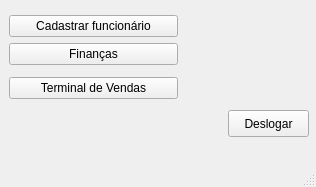
<?xml version="1.0" encoding="UTF-8"?>
<ui version="4.0">
 <class>Gerente</class>
 <widget class="QMainWindow" name="Gerente">
  <property name="geometry">
   <rect>
    <x>0</x>
    <y>0</y>
    <width>316</width>
    <height>187</height>
   </rect>
  </property>
  <property name="windowTitle">
   <string>MainWindow</string>
  </property>
  <widget class="QWidget" name="centralwidget">
   <widget class="QPushButton" name="logoutButton">
    <property name="geometry">
     <rect>
      <x>228</x>
      <y>110</y>
      <width>81</width>
      <height>27</height>
     </rect>
    </property>
    <property name="text">
     <string>Deslogar</string>
    </property>
   </widget>
   <widget class="QWidget" name="">
    <property name="geometry">
     <rect>
      <x>9</x>
      <y>9</y>
      <width>169</width>
      <height>97</height>
     </rect>
    </property>
    <layout class="QVBoxLayout" name="verticalLayout_2">
     <item>
      <layout class="QVBoxLayout" name="verticalLayout">
       <item>
        <widget class="QPushButton" name="cadastrarButton">
         <property name="text">
          <string>Cadastrar funcionário</string>
         </property>
        </widget>
       </item>
       <item>
        <widget class="QPushButton" name="financasButton">
         <property name="text">
          <string>Finanças</string>
         </property>
        </widget>
       </item>
      </layout>
     </item>
     <item>
      <widget class="QPushButton" name="vendasButton">
       <property name="text">
        <string>Terminal de Vendas</string>
       </property>
      </widget>
     </item>
    </layout>
   </widget>
  </widget>
  <widget class="QMenuBar" name="menubar">
   <property name="geometry">
    <rect>
     <x>0</x>
     <y>0</y>
     <width>316</width>
     <height>25</height>
    </rect>
   </property>
  </widget>
  <widget class="QStatusBar" name="statusbar"/>
 </widget>
 <resources/>
 <connections/>
</ui>
